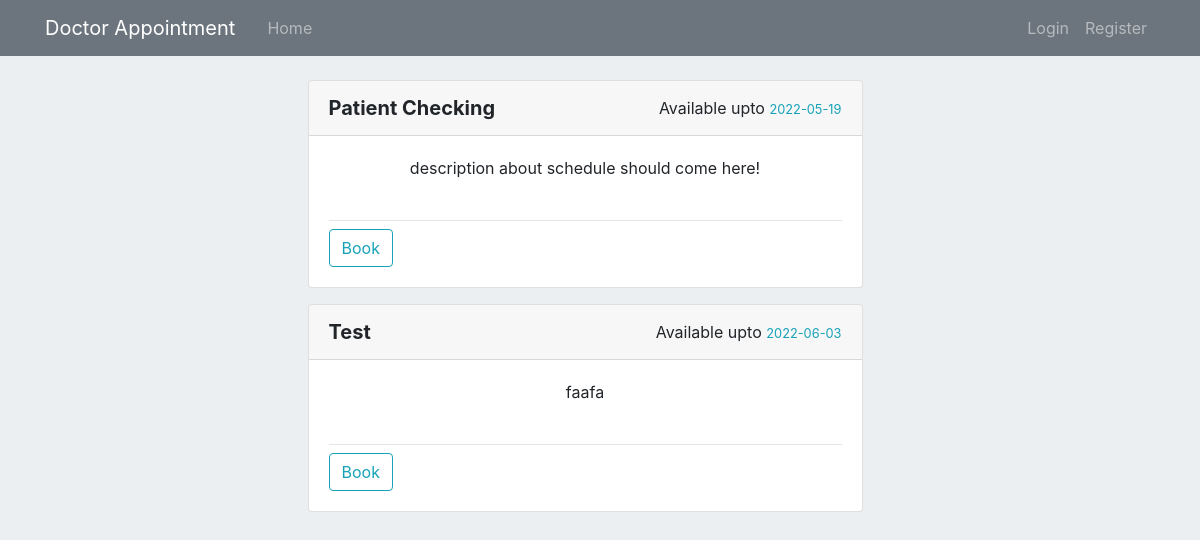
Screenshot of /list/3 with the database file from the repository.
### appointment/Models/ScheduleModel.py (models this page shows, shortened)
class Schedule(db.Model):
    __tablename__='Schedule'
    id = db.Column(db.Integer, primary_key=True)
    name = db.Column(db.String(100), nullable=False)
    doctor_id = db.Column(db.Integer, db.ForeignKey('user.id'))
    start_date = db.Column(db.Date(), default = datetime.now().date())
    end_date = db.Column(db.Date(), default = datetime.now().date())
    description = db.Column(db.Text())
    appointment = db.relationship('Appointment', backref='Schedule', lazy=True)

### appointment/routes.py (the view)
@app.route("/list/<int:id>", methods=('GET', 'POST'))
def viewSchedule(id):
    return view_doctor_schedule(id)

### appointment/view.py (called while the page is built)
def view_doctor_schedule(id):
    doctor = User.query.filter_by(id=id).first()
    if not doctor.schedule:
        flash("This doctor doesn't have any schedule!", 'info')
        return redirect(url_for('home'))
    return render_template("view_schedules.html", schedules=doctor.schedule, todaydate=datetime.now().date())

### appointment/templates/view_schedules.html (shortened to what this page needs)
{% extends "layout/layout.html" %}
{% block content %}
{% include 'layout/home_header.html' %}
<div class="row col-12 mt-8">
    {% for schedule in schedules %}
    <div class="col-md-6 offset-md-3 mb-3">
        <div class="card">
            <div class="card-header d-flex justify-content-between align-items-center">
                <h5 class="modal-title text-capitalize font-weight-bold">{{ schedule.name }}</h5>
                <div class="">
                    {% if todaydate > schedule.end_date %}
                        <span>Schedule date is Over!</span>
                        <small class="text-danger">
                            {{ schedule.end_date }}
                        </small>
                    {% else %}
                        <span>Available upto</span>
                        <small class="text-info">
                            {{ schedule.end_date }}
                        </small>
                    {% endif %}
                </div>
            </div>
            <div class="card-body">
                <div class="modal-body p-0">
                    <span class="d-flex justify-content-center">{{ schedule.description }}</span>
                    <br>
                    <hr class="mb-2">
                    <div class="col-12 p-0 d-flex justify-content-between">
                        {% if current_user.id == schedule.doctor_id %}
                            <a class="btn btn-outline-info disable-a" href="{{url_for('patientAppointment', id=schedule.id)}}">Book </a>
                        {% else %}
                            <a class="btn btn-outline-info" href="{{url_for('patientAppointment', id=schedule.id)}}">Book </a>
                        {% endif %}
                    </div>
                </div>
            </div>
        </div>
    </div>
    {% endfor %}
</div>
{% endblock %}

### appointment/static/style.css (style rules this page uses)
.mt-8 { margin-top: 80px; }
.p-0 { padding: 0 !important; }
.body-bg { background-color: #eceff1; }

### rows the page displays
Schedule: name "Patient Checking", end_date "2022-05-19", description "description about schedule should come here!"
Schedule: name "Test", end_date "2022-06-03", description "faafa"
